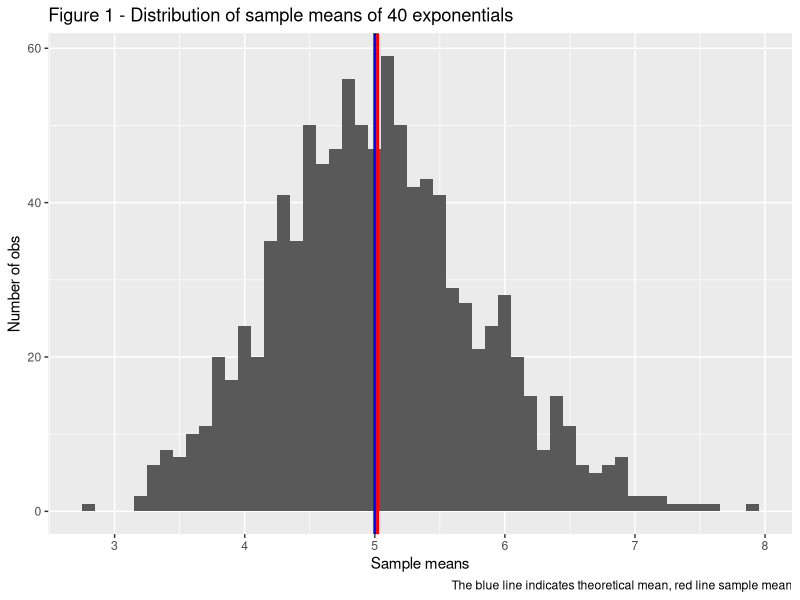
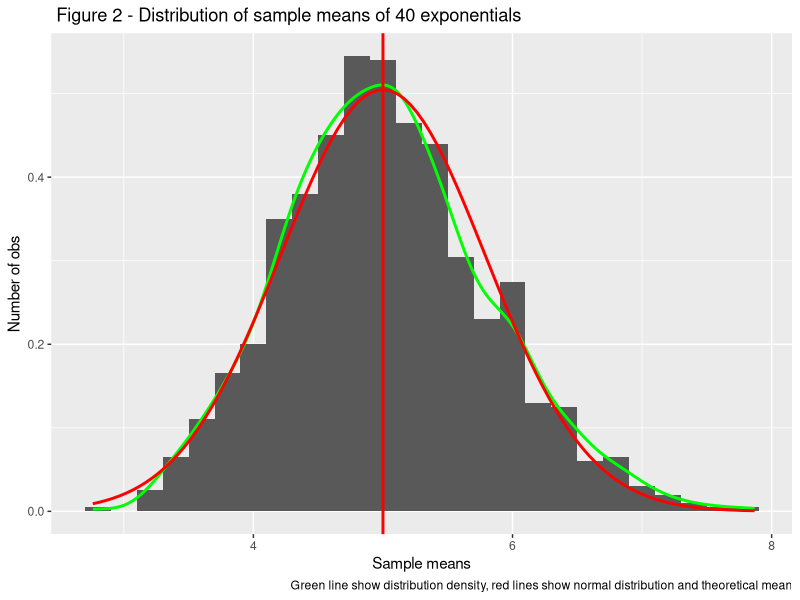

Write the R code that produced these figures, in order.
## ---- chunk 1
knitr::opts_chunk$set(echo = TRUE)
library(ggplot2)
## ---- chunk 2
set.seed(1928)
lambda = 0.2
n = 40
nsim=1000

sims <- data.frame(mean=numeric(nsim))

for (i in 1 : nsim) {
  sample <-  rexp(n,lambda)
  sims[i,1] <- mean(sample)
}
## ---- chunk 3
tmean = 1/lambda
smean <-mean(sims$mean)
## ---- chunk 4
ggplot(sims, aes(x=mean)) +
           geom_histogram(binwidth=0.1) +
           labs(y = "Number of obs", 
                x = "Sample means", 
                title ="Figure 1 - Distribution of sample means of 40 exponentials",
                caption ="The blue line indicates theoretical mean, red line sample mean") +
           geom_vline(xintercept=tmean,  color = "blue", size=1) +
           geom_vline(xintercept=smean,  color = "red", size=1) 
## ---- chunk 5
tvar <-  (1/lambda^2)/n
tvar
## ---- chunk 6
svar <- var(sims$mean)
svar
## ---- chunk 7
ggplot(sims, aes(x=mean)) +
       labs(y = "Number of obs", x = "Sample means", title =" Figure 2 - Distribution of sample means of 40 exponentials" ,caption ="Green line show distribution density, red lines show normal distribution and theoretical mean") +
      geom_histogram(aes(y=..density..), size=1, binwidth=0.2) + 
      geom_density(color="green", size=1) +
      stat_function(fun=dnorm, args=list(mean=tmean, sd=sqrt(tvar)), color = "red", size=1) +
      geom_vline(xintercept=tmean, color="red", size=1) 
